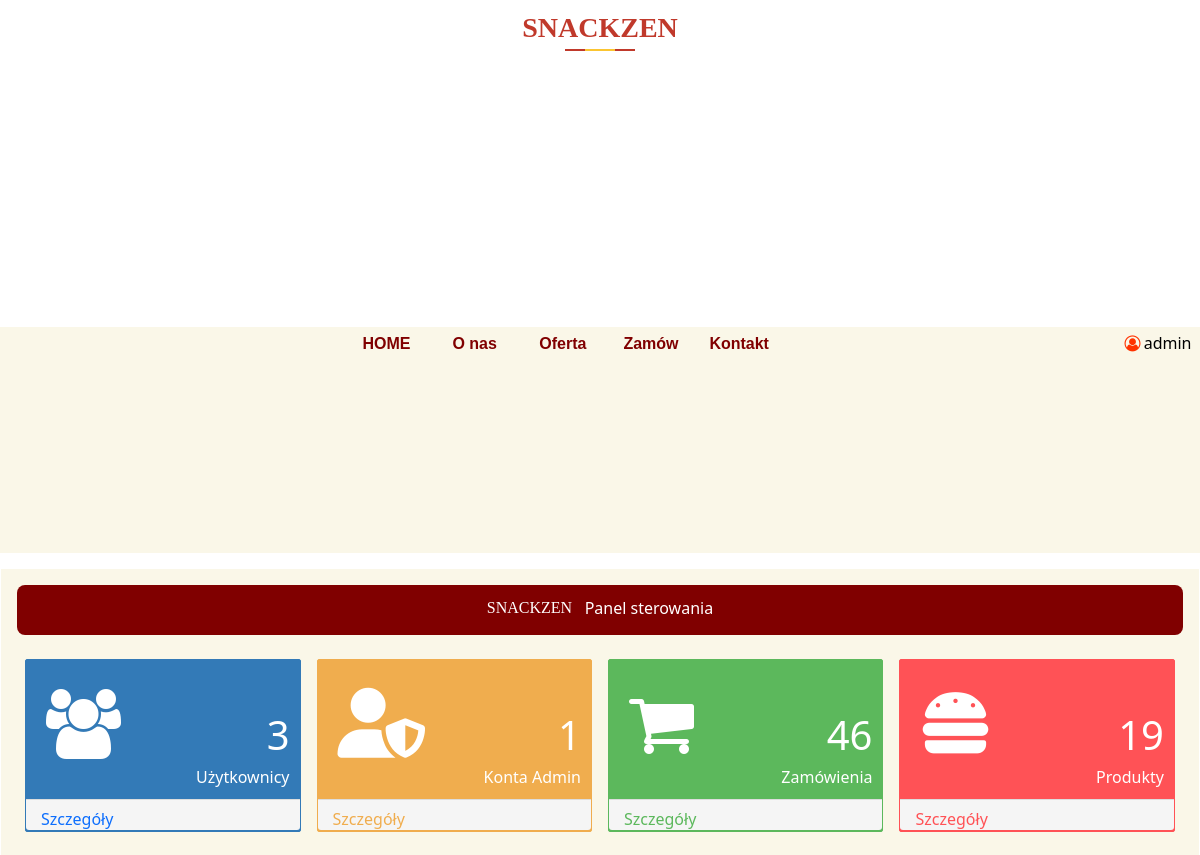
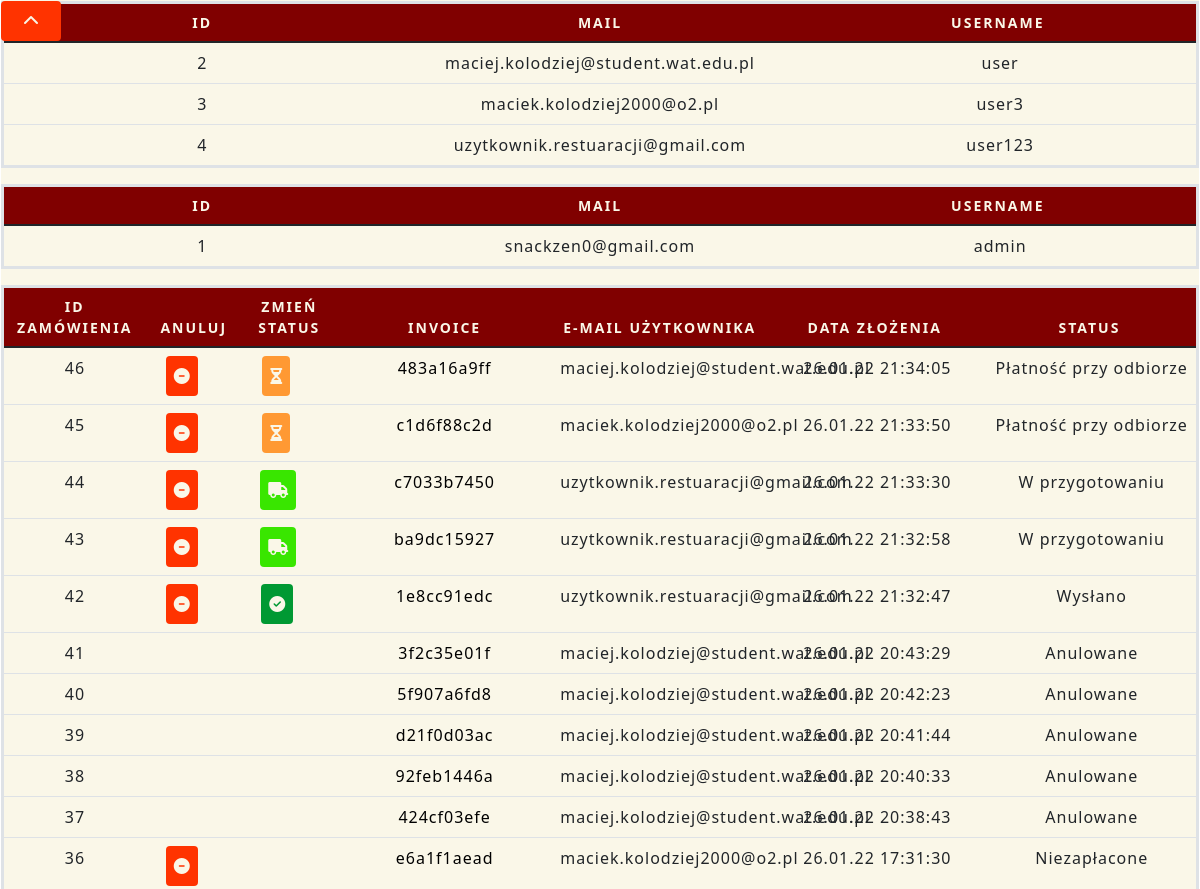
Before: /admin_panel (signed in, upper part) with the older database file (2 pictures, top to bottom).
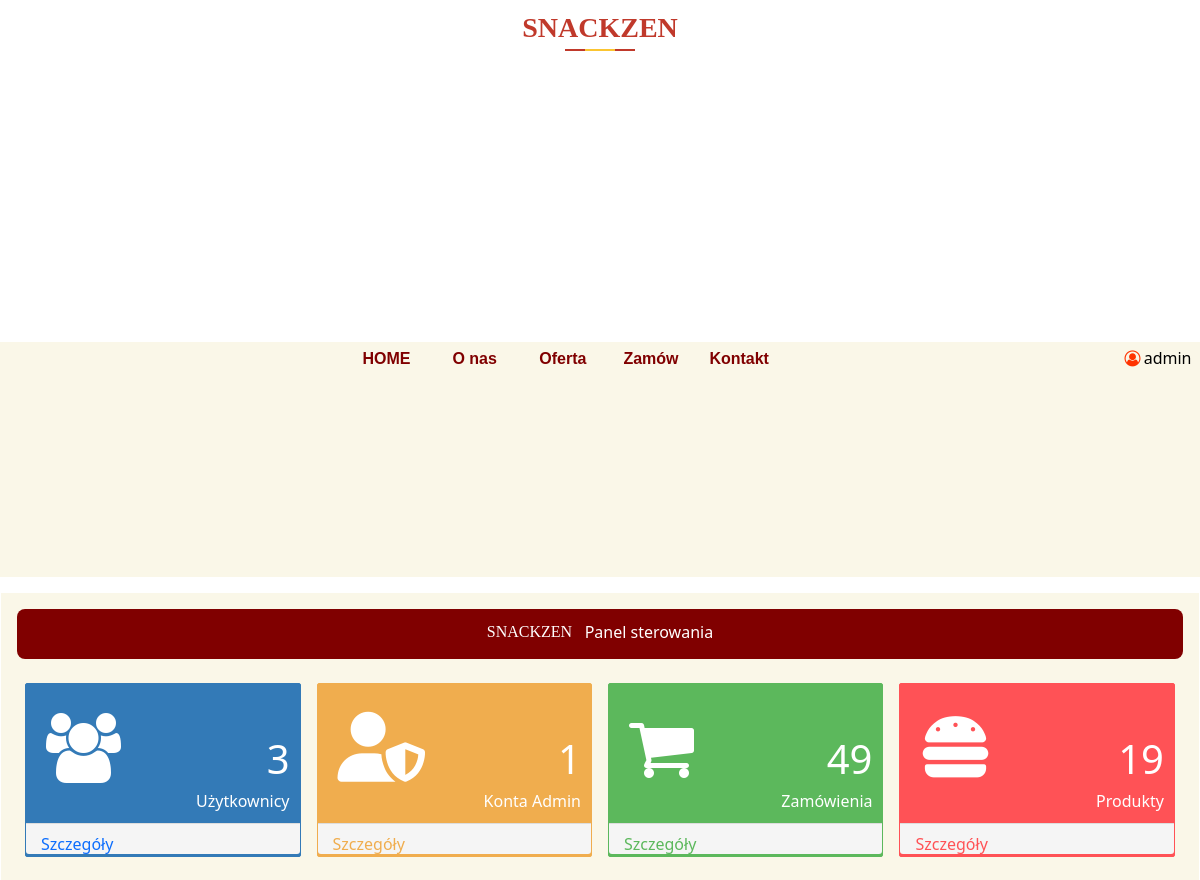
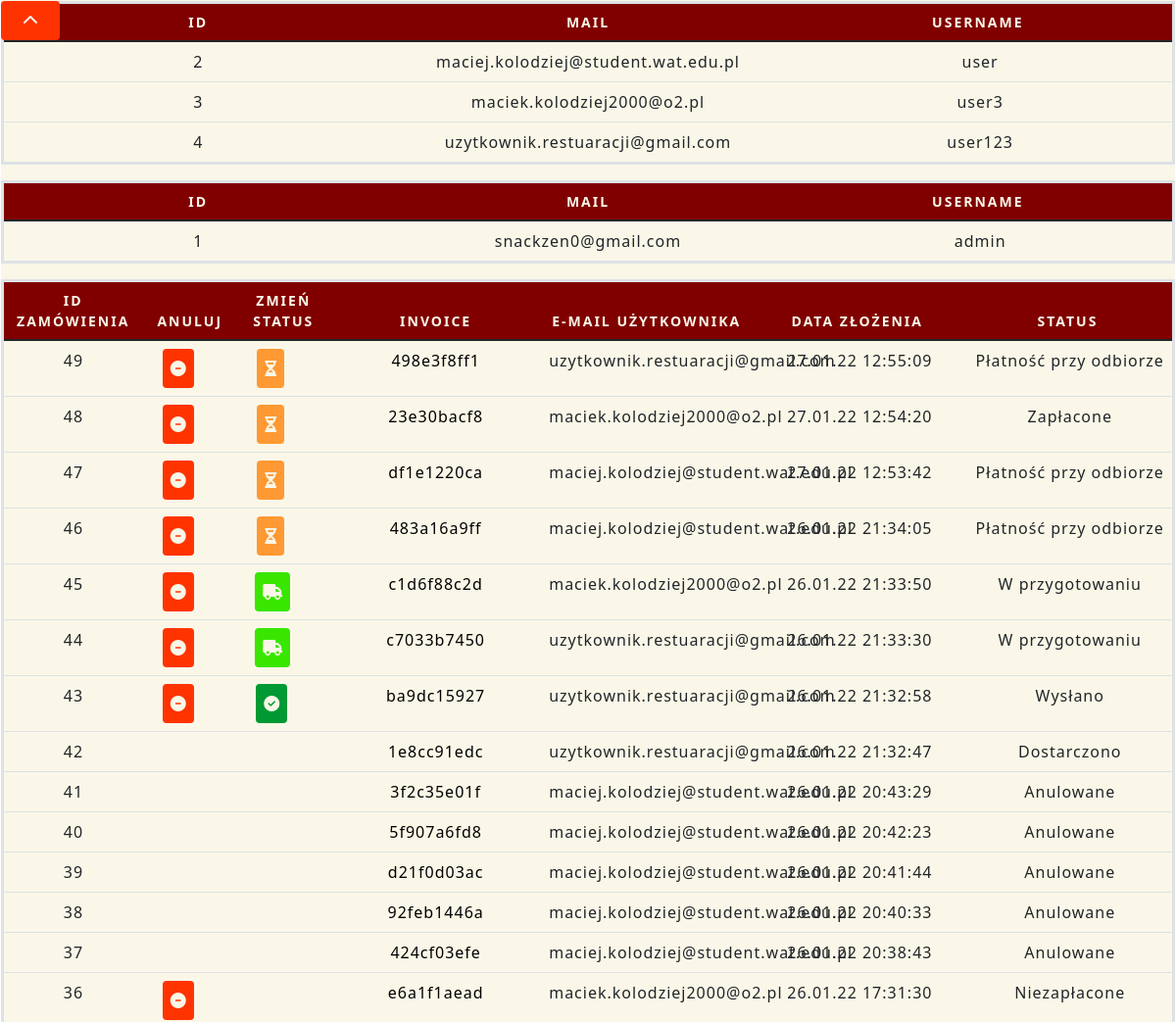
After: the same page with the newer database file (2 pictures, top to bottom).
### Restaurant/models.py (models this page shows, shortened)
class User(db.Model, UserMixin):
    id = db.Column(db.Integer, primary_key=True)
    username = db.Column(db.String(20), unique=True, nullable=False)
    email = db.Column(db.String(120), unique=True, nullable=False)
    password = db.Column(db.String(60), unique=True)

class CustomerOrder(db.Model):
    id = db.Column(db.Integer, primary_key=True)
    invoice = db.Column(db.String(20), unique=True, nullable=False)
    status = db.Column(db.String(20), default='Niezapłacone', nullable=False)
    customer_id = db.Column(db.String(20), unique=False, nullable=False)
    date_created = db.Column(db.DateTime, default=datetime.utcnow, nullable=False)
    orders = db.Column(JsonEcodedDict)

### Restaurant/main/routes.py (the view)
@main.route('/admin_panel')
def admin_panel():
    if current_user.username != 'admin':
        return redirect("home")
    else:
        users = User.query.all()
        orders = CustomerOrder.query.all()
        products = Product.query.all()
        return render_template('admin_panel.html', menu=menu, title='Admin Panel', orders=orders, last_user=len(users),users=users,
                           number_of_orders=len(orders), products=products, number_of_products=len(products))

### Restaurant/models.py (called while the page is built)
@login_manager.user_loader
def load_user(user_id):
    return User.query.get(int(user_id))

    def process_result_value(self, value, dialect):
        if value is None:
            return {}
        else:
            return json.loads(value)

### Restaurant/templates/admin_panel.html (shortened to what this page needs)
{% extends "layout.html" %}
{% block content %}
    <div id="information-box">
<div class='center-content'>
    <link rel="stylesheet" href="https://cdnjs.cloudflare.com/ajax/libs/font-awesome/4.7.0/css/font-awesome.min.css">
    <div class='all-border' id="all-border">
      <div class='shows-location'>
        <div class='location-text'>
            <span class='location'>&nbsp; &nbsp;Panel sterowania <p style="font-family: Food;float: left">SNACKZEN</p></span>
        </div>
      </div>
      <section role="tablist">
        <div class='site-info'>
          <div class='all-quick-info'>
            <div class='info-icon'><i class="fa">&#xf0c0;</i></div>
            <div class='text-right'>
              <div class='info-numbers'><span>{{ last_user - 1}}</span></div>
              <div>Użytkownicy</div>
            </div>
            <div class='info-box-footer'>
              <a class='user-href' href="#users"><span class="pull-left">Szczegóły</span></a>
            </div>
          </div>
          <div style='background: #f0ad4e; border-color: #f0ad4e;' class='all-quick-info'>
            <div class='info-icon'> <i class="fas fa-user-shield"></i></div>
            <div class='text-right'>
              <div class='info-numbers'><span>1</span></div>
              <div>Konta Admin</div>
            </div>
            <div class='info-box-footer'>
              <a href='#admins' class='user-href' style='color: #f0ad4e;'><span class="pull-left">Szczegóły</span>
                <span class='pull-right'></span></a>
            </div>
          </div>
          <div style='background: #5cb85c; border-color: #5cb85c;' class='all-quick-info'>
            <div class='info-icon'> <i class="fa">&#xf07a;</i></div>
            <div class='text-right'>
              <div class='info-numbers'><span>{{ number_of_orders }}</span></div>
              <div>Zamówienia</div>
            </div>
            <div class='info-box-footer'>
              <a href='#orders' class='user-href' style='color: #5cb85c;'><span class="pull-left">Szczegóły</span>
                <span class='pull-right'></span></a>
            </div>
          </div>
          <div style='background: #ff5256; border-color: #ff5256;' class='all-quick-info'>
            <div class='info-icon'><i class="fas fa-hamburger"></i></div>
            <div class='text-right'>
              <div class='info-numbers'><span>{{ number_of_products }}</span></div>
              <div>Produkty</div>
            </div>
            <div class='info-box-footer'>
              <a href="#products" class='user-href' style='color: #ff5256;'><span class="pull-left">Szczegóły</span>
                <span class='pull-right'></span></a>
            </div>
          </div>
        </div>
      </section>
             <button style="position: fixed;width: 5%" class="btn btn-primary hBack" onclick="topFunction()"><i class="fas fa-chevron-up"></i></button>
        <table class="table table-hover show active" id="users">
      <thead>
        <th class="text-center">ID</th>
        <th class="text-center">Mail</th>
        <th class="text-center">Username</th>
      </thead>
    <tbody>
    {% for user in users %}
        {% if user.username != "admin" %}
        <tr>
          <td class="text-center">{{ user.id }}</td>
          <td class="text-center">{{ user.email }}</td>
          <td><span class="label label-info"><span class="glyphicon glyphicon-time">&nbsp;</span>{{ user.username }}</span>
          </td>
        </tr>
        {% endif %}
    {% endfor %}
    </tbody>
</table>
    <table class="table table-hover " id="admins">
      <thead>
        <th class="text-center">ID</th>
        <th class="text-center">Mail</th>
        <th class="text-center">Username</th>
      </thead>
    <tbody>
    {% for user in users %}
        {% if user.username == "admin" %}
        <tr>
          <td class="text-center">{{ user.id }}</td>
          <td class="text-center">{{ user.email }}</td>
          <td><span class="label label-info"><span class="glyphicon glyphicon-time">&nbsp;</span>{{ user.username }}</span>
          </td>
        </tr>
        {% endif %}
    {% endfor %}
    </tbody>
</table>
        <table class="table table-hover " id="orders">
      <thead>
        <th style="width: 12%" class="text-center">Id zamówienia</th>
        <th style="width: 8%" class="text-center" >Anuluj</th>
        <th style="width: 8%" class="text-center">Zmień status</th>
        <th class="text-center">Invoice</th>
        <th class="text-center">E-mail użytkownika</th>
        <th class="text-center">Data Złożenia</th>
        <th class="text-center">Status</th>
      </thead>
    <tbody>
    {% for order in orders|reverse %}
        <tr>
          <td style="width: 12%" class="text-center">{{ order.id }}</td>
            <td style="width: 8%" class="text-center" >
            {% if order.status != 'Dostarczono' and order.status != 'Anulowane' %}
                <form style="width: 100%" class="form-btn" action="{{url_for('order.update_order')}}" method="POST">
                <button style="margin: auto" class="btn"><i class="fas fa-minus-circle"></i></button>
                </form>
            {% endif %}
            </td>
            <td style="width: 8%" class="text-center">
                {% if order.status=='Zapłacone' or order.status=='Płatność przy odbiorze' %}
                    <form style="width: 100%" class="form-btn" action="{{url_for('order.update_order')}}" method="POST">
                    <button style="background-color: #ff9933;margin: auto" class="btn"><i class="fas fa-hourglass-half"></i></button>
                    </form>
                {% endif %}
                {% if order.status=='W przygotowaniu' %}
                    <form style="width: 100%" class="form-btn" action="{{url_for('order.update_order')}}" method="POST">
                    <button style="background-color: #39e600;margin: auto" class="btn"><i class="fas fa-truck"></i></button>
                    </form>
                {% endif %}
                {% if order.status=='Wysłano' %}
                    <form style="width: 100%" class="form-btn" action="{{url_for('order.update_order')}}" method="POST">
                    <button style="background-color: #009933;margin: auto" class="btn"><i class="fas fa-check-circle"></i></button>
                    </form>
                {% endif %}
            </td>
          <td class=""><a style="text-decoration: none;color:black " href="/orders/{{order.invoice}}">{{ order.invoice }}</a></td>
          <td class="text-center">
              {% for user in users %}
                  {% if user.id == order.customer_id|int %}
                      {{ user.email }}
                  {% endif %}
                  {% endfor %}
            </td>
            <td><span class="label label-info"><span class="glyphicon glyphicon-time">&nbsp;</span>{{ order.date_created.strftime("%d.%m.%y %H:%M:%S") }}</span>
          <td ><span class="label label-info"><span class="glyphicon glyphicon-time">&nbsp;</span>{{ order.status }}</span>
          </td>
        </tr>
    {% endfor %}
    </tbody>
</table>
    </div>
    </div>
</div>
{% endblock %}

### Restaurant/templates/layout.html (shortened to what this page needs)
<!DOCTYPE html>
<html lang="en">
<head>
    <link href="https://cdn.jsdelivr.net/npm/bootstrap@5.1.3/dist/css/bootstrap.min.css" rel="stylesheet">
    <link rel= "stylesheet" type= "text/css" href= "{{ url_for('static',filename='styles/style.css') }}">
    <link rel= "stylesheet" type= "text/css" href= "{{ url_for('static',filename='styles/fontello.css') }}">
</head>
<body>
    <div id="top-bar">
        <div id="res_name">
            <div class="page_title text-center">
                <h3 style="font-family: Food">SNACKZEN</h3>
            </div>
        </div>
        <div id="contest-menu">
            {% for el in menu %}
                <a style="font-weight: bold;color:maroon" class="contest-menu-element" href="{{ url_for(el.url) }}">{{ el.name }} </a>
            {% endfor %}
            {% if current_user.is_authenticated %}
                <div class="contest-menu-element-user">
            <a><i class="icon-user"></i></a>{{ current_user.username }}
            </div>
            {% endif %}
        </div>
    </div>
{% block content %}{% endblock %}
</body>
</html>

### Restaurant/static/styles/style.css (style rules this page uses)
body { margin: 0px; height: 100vh; width: 100%; background-color: white; overflow: hidden; }
form { width: 100%; display: grid; grid-template-columns: auto auto; grid-gap: 1%; }
#top-bar { position: relative; width: 100%; height: 13%; background-color: white; margin-bottom: .3%; }
#res_name { height: 60%; position: absolute; text-align: center; width: 100%; font-size: 25px; font-weight: lighter; }
#contest-menu { position: absolute; bottom: 2%; background-color: rgb(250,247, 232); text-align: center; width: 100%; height: 40%; }
.contest-menu-element { font-family: Arial Narrow, sans-serif; width: 7%; text-align: center; color: black; display: inline-block; height: 100%; line-height: 2; text-decoration: none; }
.contest-menu-element-user { margin-left: 28%; margin-right: -28%; text-align: center; color: black; display: inline-block; justify-content: right; height: 100%; line-height: 2; text-decoration: none; }
#information-box { height: 81.7%; width: 100%; background-color: rgb(250,247, 232); display: flex; flex-direction: row; justify-content: space-around; }
.icon-user { color: #ff3300; }
table { table-layout: fixed; width: 100%; border-collapse: collapse; border: 3px solid #800000; }
thead { background-color: #800000; color: rgb(250,247, 232); font-size: 0.875rem; text-transform: uppercase; }
tbody td { text-align: center; }
th { letter-spacing: 2px; border: 1px solid #800000; }
td { letter-spacing: 1px; justify-content: space-between; }
.btn { font-size: 1rem; background-color: #ff3300; color: rgb(250,247, 232); border: maroon; padding: .5rem; }
.form-btn { width: 20%; }
.page_title { padding: 0px 0px; }
.page_title h3 { color: #c0392b; font-weight: 700; line-height: 2; margin-bottom: 0; position: relative; text-transform: capitalize; }
.page_title h3::before { background: #c0392b; width: 70px; height: 2px; position: absolute; content: ''; top: 90%; left: 50%; transform: translate(-50%, -50%); }
.page_title h3::after { position: absolute; content: ''; background: #fbc531; width: 30px; height: 2px; top: 90%; left: 50%; transform: translate(-50%, -50%); }
.all-border { border: 1px solid white; width: auto; height: 100%; overflow-y: auto; }
.shows-location { border: 1px solid transparent; width: auto; height: 50px; margin: 1em; border-radius: 8px; background: maroon; color: white; text-align: center; }
.location { font-size: 16px; display: inline-block; margin: 0; vertical-align: middle; padding: 10px 30px; }
.location-text { display: inline-block; margin: 0; }
.site-info { margin: 1em; height: AUTO; display: flex; }
.all-quick-info { border: 1px solid; width: 50%; height: auto; border-radius: 2px; color: #fff; background-color: #337ab7; border-color: #337ab7; margin: 0.5em; }
.info-icon { font-size: 70px; padding: 10px 20px; }
.info-numbers { font-size: 40px; }
.text-right { text-align: right; margin-top: -90px; padding: 10px; }
.info-box-footer { padding: 15px 15px; background-color: #f5f5f5; border-top: 1px solid #ddd; border-bottom-right-radius: 3px; border-bottom-left-radius: 3px; }
.pull-left { margin-top: -3%; }

Changed rows visible on the page:
added CustomerOrder: id "49", invoice "498e3f8ff1", date_created "27.01.22 12:55:09", status "Płatność przy odbiorze", User (email "uzytkownik.restuaracji@gmail.com")
added CustomerOrder: id "48", invoice "23e30bacf8", date_created "27.01.22 12:54:20", status "Zapłacone", User (email "maciek.kolodziej2000@o2.pl")
added CustomerOrder: id "47", invoice "df1e1220ca", date_created "27.01.22 12:53:42", status "Płatność przy odbiorze", User (email "maciej.kolodziej@student.wat.edu.pl")
changed CustomerOrder id 45: status "Płatność przy odbiorze" → "W przygotowaniu"
changed CustomerOrder "ba9dc15927": status "W przygotowaniu" → "Wysłano"
changed CustomerOrder "1e8cc91edc": status "Wysłano" → "Dostarczono"
Other visible differences:
{{ number_of_orders }}: "46" → "49"
